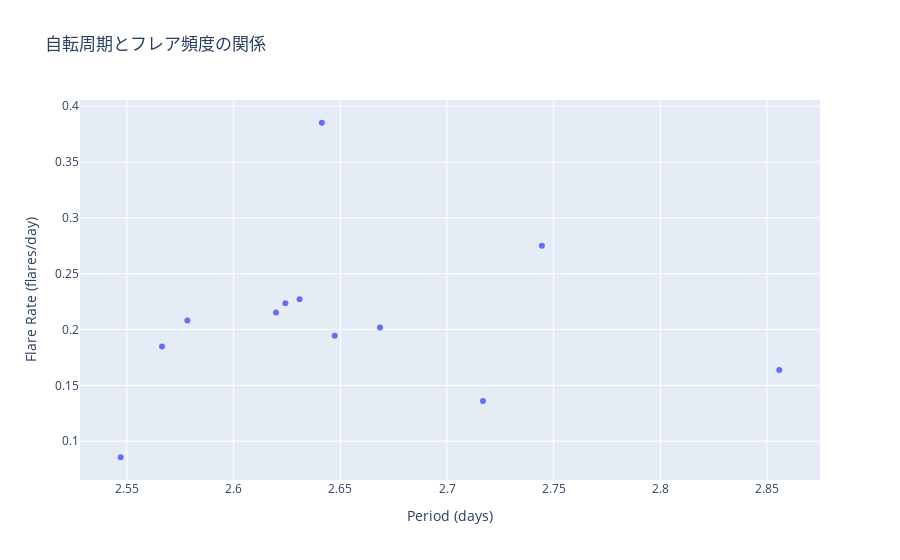

The cell this chart's notebook holds for it:
### Code cell
# 周期とフレア頻度の相関
fig = px.scatter(
    x=FlareDetector_EK_Dra.array_per,
    y=FlareDetector_EK_Dra.array_flare_ratio,
    title="自転周期とフレア頻度の関係",
    labels={"x": "Period (days)", "y": "Flare Rate (flares/day)"}
)
fig.show()

### Figure 1 — Plotly figure (JSON) as saved in the notebook; plotly's stock layout.template omitted (floating-point values rounded to 4 significant figures)
{"data": [{"hovertemplate": "Period (days)=%{x}<br>Flare Rate (flares/day)=%{y}<extra></extra>", "legendgroup": "", "marker": {"color": "#636efa", "symbol": "circle"}, "mode": "markers", "name": "", "orientation": "v", "showlegend": false, "type": "scatter", "x": [2.647, 2.669, 2.547, 2.641, 2.62, 2.578, 2.744, 2.717, 2.856, 2.566, 2.631, 2.624], "xaxis": "x", "y": [0.1944, 0.2017, 0.08565, 0.3851, 0.2153, 0.2081, 0.2751, 0.136, 0.1636, 0.1848, 0.227, 0.2234], "yaxis": "y"}], "layout": {"legend": {"tracegroupgap": 0}, "title": {"text": "自転周期とフレア頻度の関係"}, "xaxis": {"anchor": "y", "domain": [0, 1], "title": {"text": "Period (days)"}}, "yaxis": {"anchor": "x", "domain": [0, 1], "title": {"text": "Flare Rate (flares/day)"}}}}
